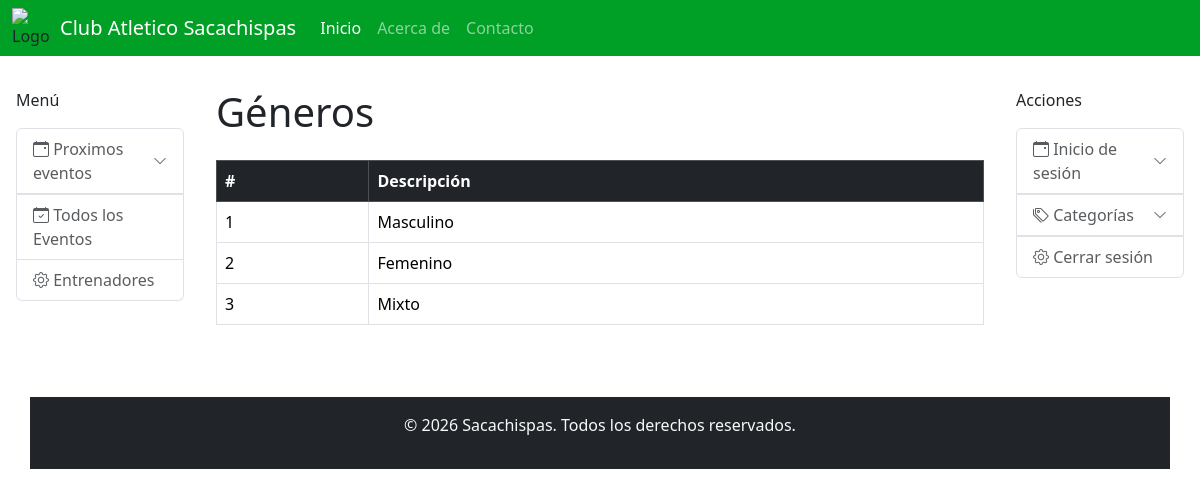
Screenshot of /backend/genero/index.php with the database file from the repository.
### tables this page shows
CREATE TABLE Genero (
    id_genero    INT UNSIGNED  NOT NULL AUTO_INCREMENT,
    descripcion  VARCHAR(50)   NOT NULL,
    PRIMARY KEY (id_genero)
);

### backend/genero/genero.php (called while the page is built, shortened)
<?php
function getAll() {
    $con = Conex();
    $result = $con->query("SELECT * FROM Genero ORDER BY id_genero ASC");
    $generos = [];
    while ($row = $result->fetch_assoc()) {
        $generos[] = $row;
    }
    return $generos;
}

### template/parciales/aside2.php (the view, shortened to what this page needs)
<?php
require_once __DIR__ . "/../../backend/genero/genero.php";
?>
<aside class="col-2 p-3">
    <div class="mb-3">Acciones</div>
    <div class="list-group">
        <button class="list-group-item list-group-item-action d-flex justify-content-between align-items-center"
                type="button" data-bs-toggle="collapse" data-bs-target="#inicioSesion">
            <span><i class="bi bi-calendar-event"></i> Inicio de sesión</span>
            <i class="bi bi-chevron-down small"></i>
        </button>
        <button class="list-group-item list-group-item-action d-flex justify-content-between align-items-center"
                type="button" data-bs-toggle="collapse" data-bs-target="#categoriasMaster">
            <span><i class="bi bi-tags"></i> Categorías</span>
            <i class="bi bi-chevron-down small"></i>
        </button>
        <a href="#" class="list-group-item list-group-item-action">
            <i class="bi bi-gear"></i> Cerrar sesión
        </a>
    </div>
</aside>

### backend/genero/index.php
<?php
require_once "genero.php";
$generos = getAll();
?>
<?php include(__DIR__ . "/../../template/parciales/templateStart.php"); ?>
    <h1 class="mb-4">Géneros</h1>
    <table class="table table-bordered table-hover crud-table">
        <thead class="table-dark">
            <tr>
                <th>#</th>
                <th>Descripción</th>
            </tr>
        </thead>
        <tbody>
            <?php if (empty($generos)): ?>
                <tr>
                    <td colspan="2" class="text-center text-muted">No hay géneros registrados.</td>
                </tr>
            <?php else: ?>
                <?php foreach ($generos as $g): ?>
                <tr>
                    <td><?= $g['id_genero'] ?></td>
                    <td><?= htmlspecialchars($g['descripcion']) ?></td>
                </tr>
                <?php endforeach; ?>
            <?php endif; ?>
        </tbody>
    </table>
<?php include(__DIR__ . "/../../template/parciales/templateEnd.php"); ?>

### template/parciales/head.php (style rules this page uses)
.crud-table th, .crud-table td { vertical-align: middle; white-space: nowrap; }

### rows the page displays
genero: id_genero "1", descripcion "Masculino"
genero: id_genero "2", descripcion "Femenino"
genero: id_genero "3", descripcion "Mixto"
